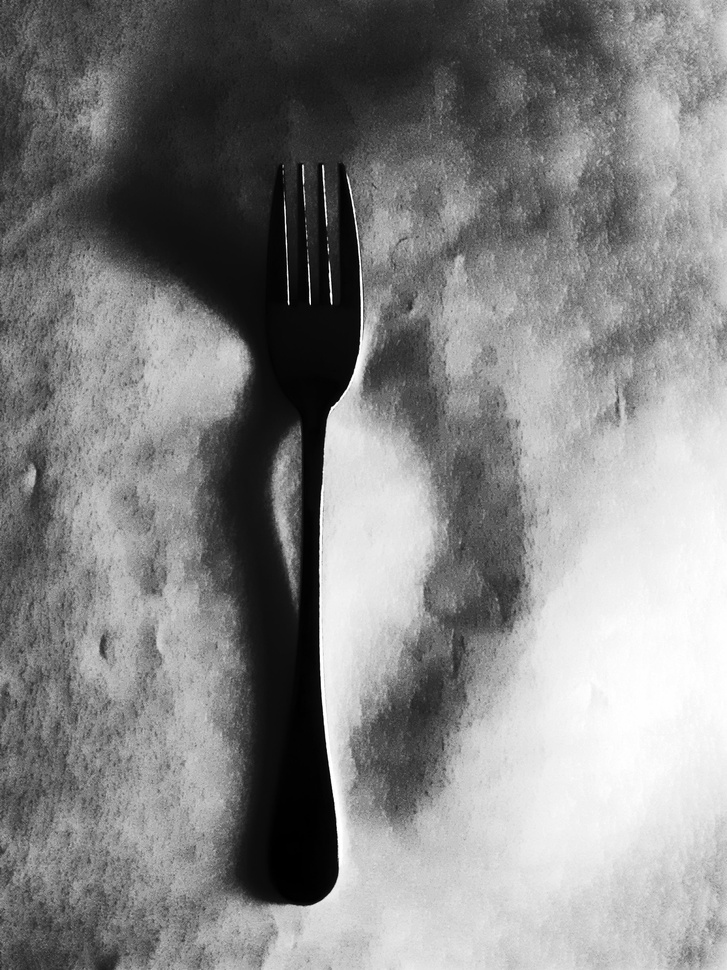
#> input picture fotos-teste/1081.jpg, 727 x 970 px, shrunk from 3096 x 4128 before the run, found by its file name; its folder holds only this picture in this run
$ python ExtraindoROI.py   (older library calls are emulated)
#> lines starting #> are read from the running program, lines starting #| are printed output that depends on the picture; after the words box and inside, x2 and y2 are one past the last pixel; in counts of white or black regions, pixels touching at a corner belong together
# -*- coding: utf-8 -*-
"""
Created on Sun Dec 23:12:50:35 2020

@author: josilton.sousa
"""

import matplotlib.pyplot as plt
import matplotlib.patches as mpatches
import os
from skimage import data
from skimage.filters import threshold_otsu, threshold_isodata, threshold_li, threshold_mean, threshold_minimum, threshold_triangle, threshold_yen
from skimage.segmentation import clear_border
from skimage.measure import label, regionprops
from skimage.morphology import closing, square
from skimage.color import label2rgb
from skimage.morphology import erosion, dilation, opening, closing, white_tophat
from skimage.morphology import disk
from skimage import io

# carrega imagem de moedas
f = "./fotos-teste/"
lista_fotos = os.listdir(f)

for a in lista_fotos:
    fot = f+a
    image = io.imread(fot)
#> image is the input picture: shape (970, 727); min 0, max 255, mean 132

    # [9 lines of commented-out code are left out]
    thresh = 10
    bw = opening(image < thresh, square(1))
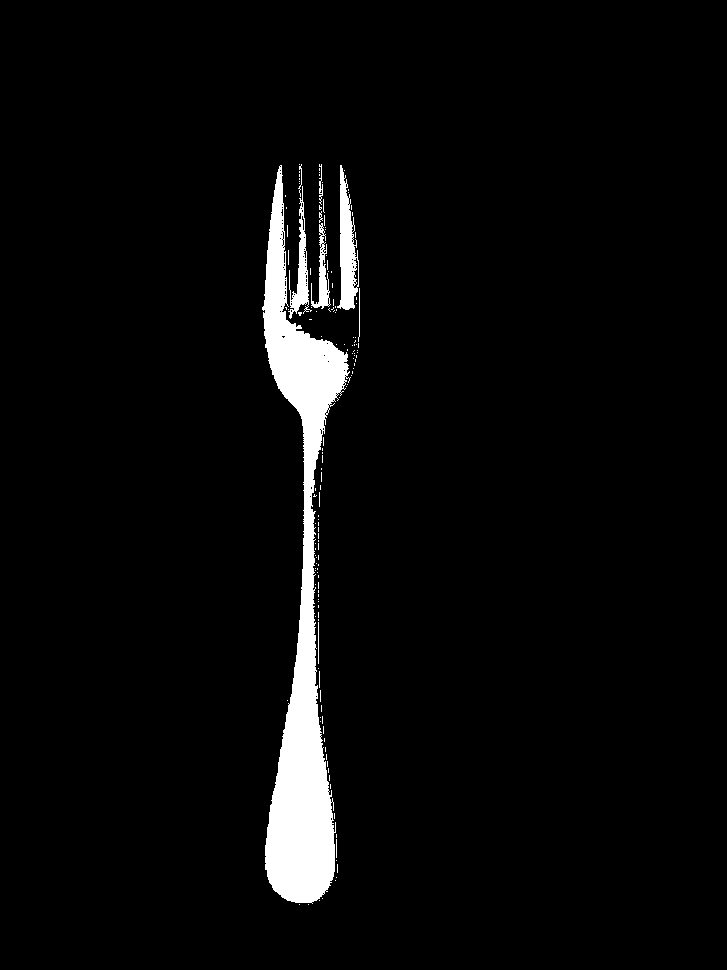
#> bw: shape (970, 727) bool; 3.8% white; 149 white regions (140 under 20 px), largest, box (x1, y1, x2, y2) and area: (262, 165, 351, 904) 22831, (337, 165, 359, 310) 1738, (288, 186, 312, 319) 948

    #Processo morfilogico dilatacao da imagem
    selem=disk(4)
    img_dilat = dilation(bw,selem)
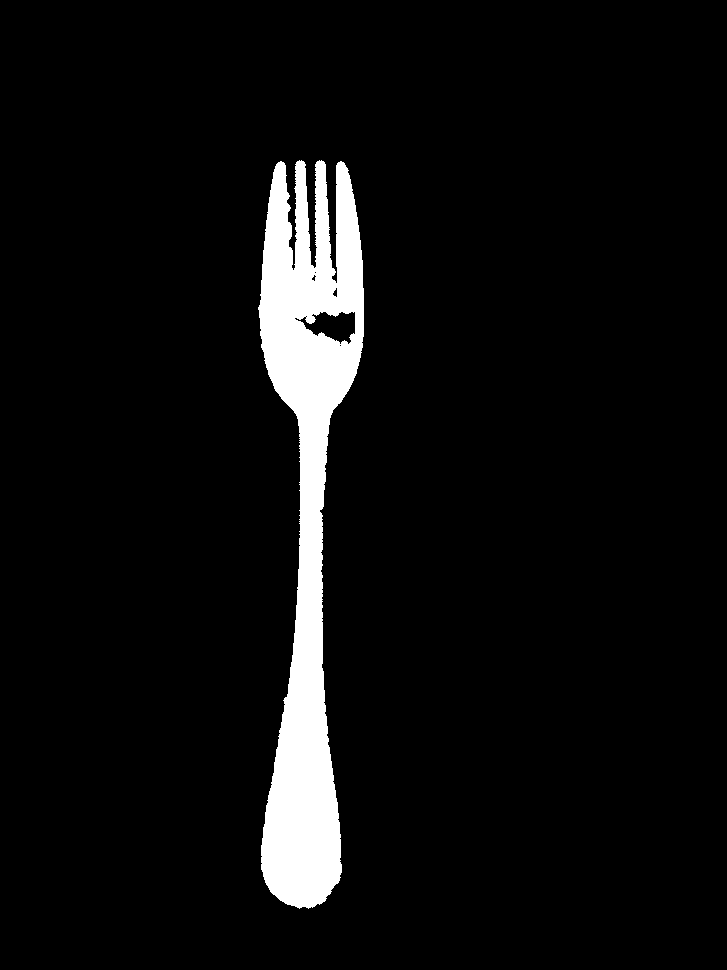
#> img_dilat: shape (970, 727) bool; 5.7% white; 1 white region, box (x1, y1, x2, y2) and area: (258, 160, 364, 909) 40225

    # É necessário aplicar filtros de morfologia ( erosao e dilatacao) para melhorar a imagem

    # remove artifacts connected to image border
    cleared = clear_border(img_dilat)

    # label image regions
    label_image = label(cleared)
    image_label_overlay = label2rgb(label_image, image=bw, bg_label=0)
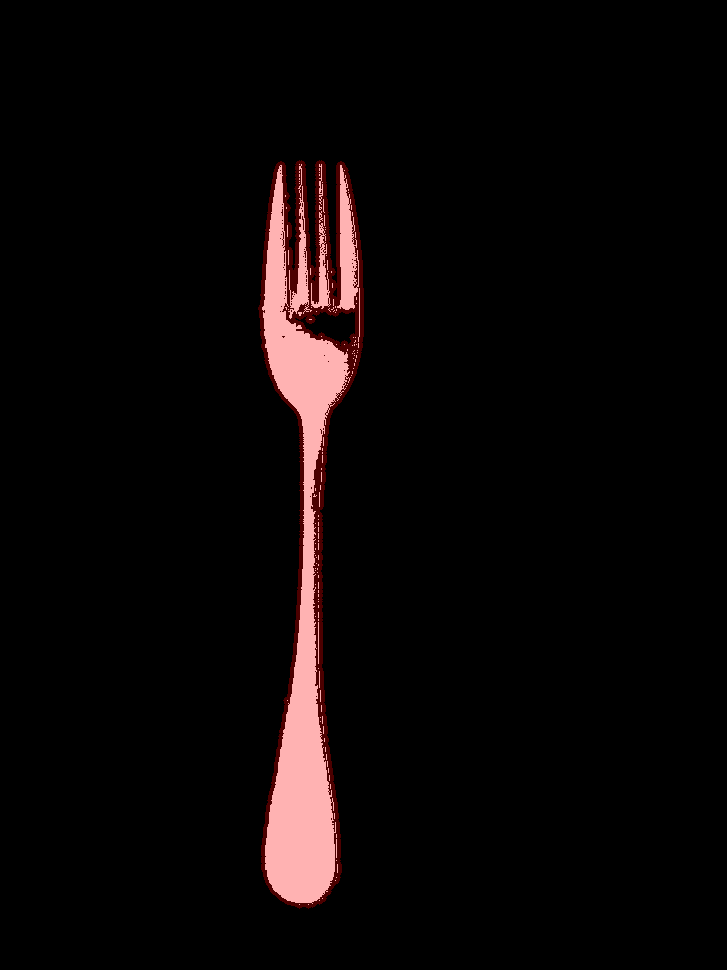
#> image_label_overlay: shape (970, 727, 3) float64; mean R, G, B 0.0438, 0.0267, 0.0267


    fig, ax = plt.subplots(figsize=(10, 8))
    ax.imshow(image_label_overlay)

    for region in regionprops(label_image):
        # take regions with large enough areas
        if region.area >= 100:
            # draw rectangle around segmented coins
            minr, minc, maxr, maxc = region.bbox
            rect = mpatches.Rectangle((minc, minr), maxc - minc, maxr - minr,
                                      fill=False, edgecolor='red', linewidth=4)

            ax.add_patch(rect)
#> this loop made 1 pass
#> (minr, minc, maxr, maxc) on pass 1: (160, 258, 909, 364)

    #io.imsave(s, rect)
    ax.set_axis_off()
    plt.tight_layout()
    plt.show()
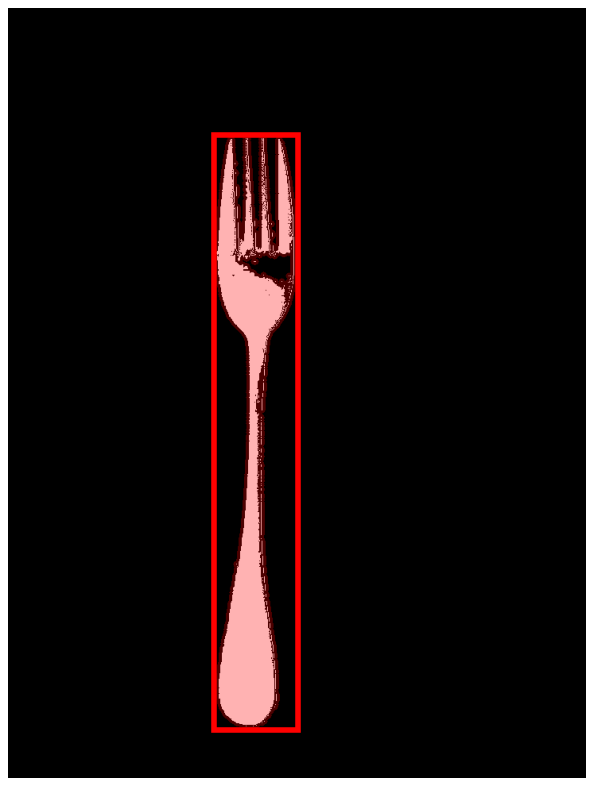
#> figure drawn by matplotlib, 1 panel

$ run again, on fotos-teste/1092.jpg
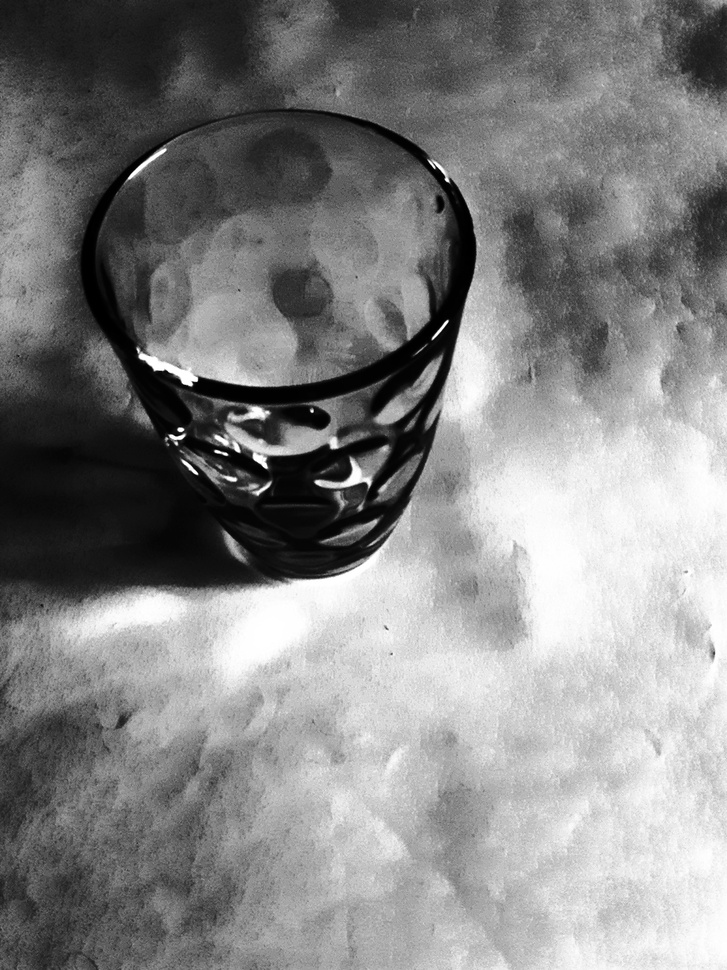
#> input picture fotos-teste/1092.jpg, 727 x 970 px, shrunk from 3096 x 4128 before the run, found by its file name
#> image is the input picture: shape (970, 727); min 0, max 255, mean 132
#> `bw = opening(image < thresh, square(1))`:
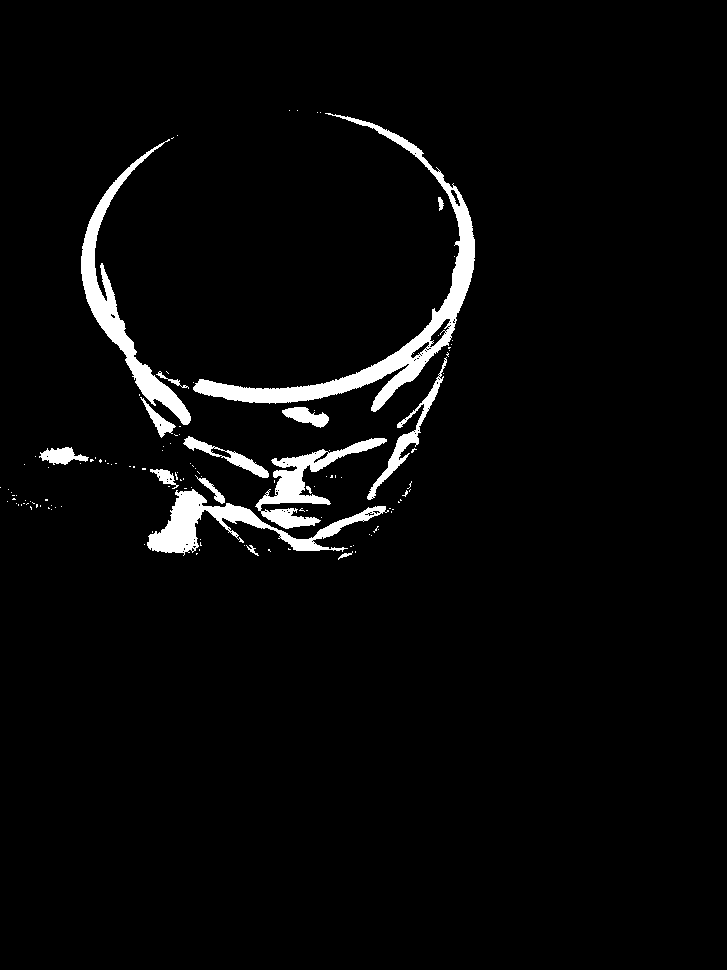
#> bw: shape (970, 727) bool; 3.5% white; 125 white regions (109 under 20 px), largest, box (x1, y1, x2, y2) and area: (193, 113, 475, 412) 8105, (81, 139, 191, 425) 4699, (147, 489, 389, 556) 4176
#> img_dilat: shape (970, 727) bool; 6.6% white; 9 white regions, largest, box (x1, y1, x2, y2) and area: (77, 108, 479, 564) 43432, (31, 443, 121, 472) 1369, (0, 483, 66, 514) 803
#> cleared: shape (970, 727) bool; 6.5% white; 8 white regions, largest, box (x1, y1, x2, y2) and area: (77, 108, 479, 564) 43432, (31, 443, 121, 472) 1369, (322, 471, 346, 482) 182
#> label_image: shape (970, 727) int32; 9 distinct labels, from 0 to 8
#> the loop `for region in regionprops(label_image):` made 8 passes
#> (minr, minc, maxr, maxc) on passes 2, 3, 4, 6, 7: (108, 77, 564, 479), (439, 158, 455, 175), (443, 31, 472, 121), (471, 322, 482, 346), (522, 365, 540, 383)
#> `plt.show()`:
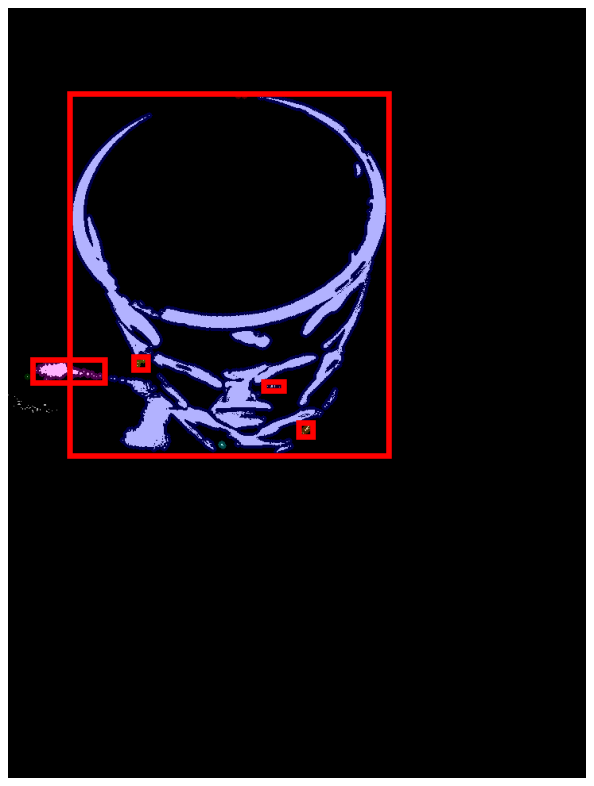
#> figure drawn by matplotlib, 1 panel

$ run again, on fotos-teste/1093.jpg
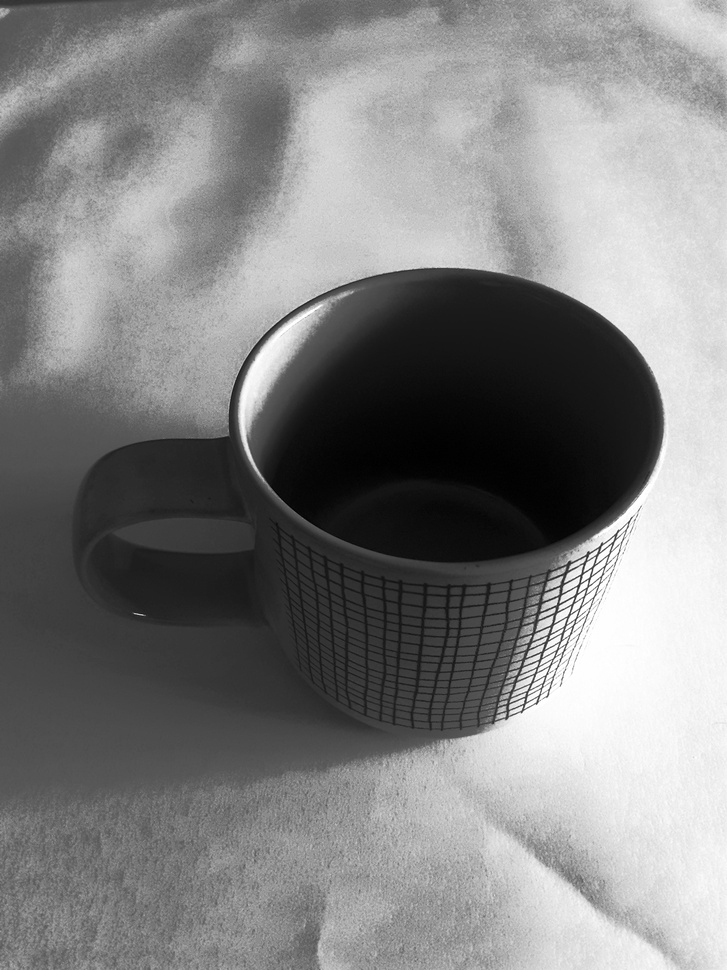
#> input picture fotos-teste/1093.jpg, 727 x 970 px, shrunk from 3096 x 4128 before the run, found by its file name
#> image is the input picture: shape (970, 727); min 0, max 255, mean 130.1
#> `bw = opening(image < thresh, square(1))`:
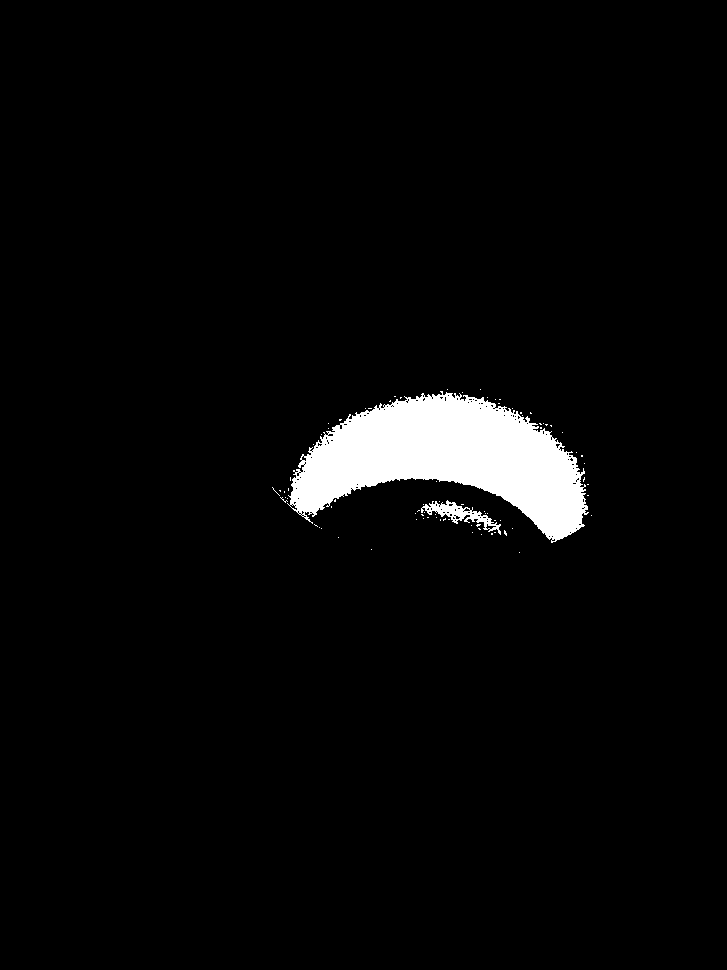
#> bw: shape (970, 727) bool; 3.5% white; 82 white regions (80 under 20 px), largest, box (x1, y1, x2, y2) and area: (287, 391, 589, 543) 23700, (421, 500, 501, 535) 781
#> img_dilat: shape (970, 727) bool; 4.4% white; 5 white regions, box (x1, y1, x2, y2) and area: (268, 385, 596, 547) 28677, (411, 496, 517, 540) 2379, (334, 533, 343, 542) 49, (367, 545, 376, 554) 49, (515, 548, 524, 557) 49
#> label_image: shape (970, 727) int32; 6 distinct labels, from 0 to 5
#> the loop `for region in regionprops(label_image):` made 5 passes
#> (minr, minc, maxr, maxc) on passes 1 to 2: (385, 268, 547, 596), (496, 411, 540, 517)
#> `plt.show()`:
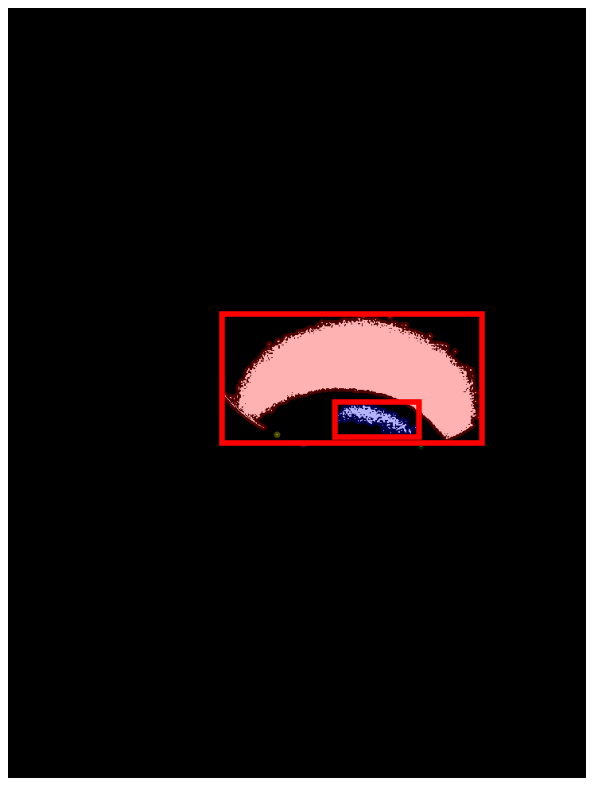
#> figure drawn by matplotlib, 1 panel
